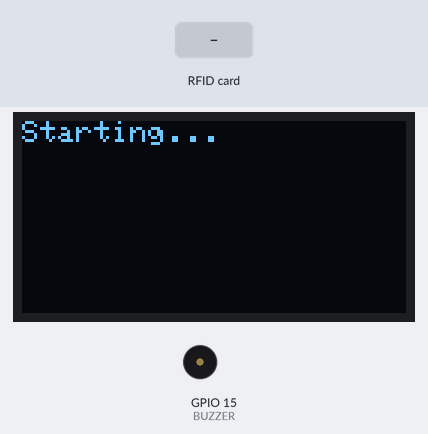
A sketch run on a simulated ESP32. Parts: 128×64 one-colour display, buzzer (waves = sounding). Inputs (shaded band) come from the test bench. WiFi joins after 1.5 s; servers stay silent unless stated; what the sketch prints to the serial monitor is not drawn.

Above: at 0.06 s.
At 2.8 s:
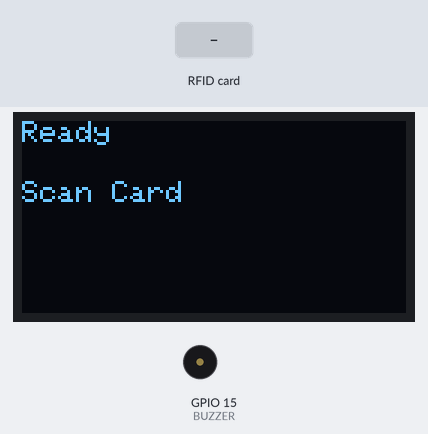
2.9 s: RFID card 01 00 01 01 held to the reader
At 3.7 s:
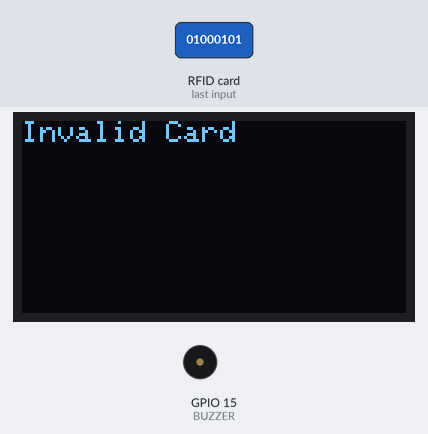
Timing chart, 0 to 5.9 s (numbered marks = the images above; inputs shaded):
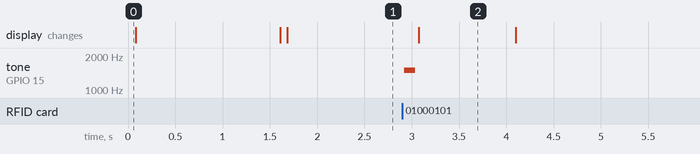

Measured:
- after the input at 2.9 s, tone on GPIO 15 (BUZZER): silent → 1500 Hz at once, → silent 0.12 s later; the display: changes after 0.17 s (image 2)
- what the display in image 2 shows lasts 1.0 s, from 3.1 s to 4.1 s

The sketch:

rfid_attendance_read_oled.ino
```cpp
#include <SPI.h>
#include <MFRC522.h>
#include <WiFi.h>
#include <HTTPClient.h>
#include <WiFiClientSecure.h>
#include <Wire.h>
#include <Adafruit_GFX.h>
#include <Adafruit_SSD1306.h>

#define RST_PIN 22
#define SS_PIN  21
#define BUZZER  15

#define SCREEN_WIDTH 128
#define SCREEN_HEIGHT 64

#define WIFI_SSID "Raj_Wifi"
#define WIFI_PASSWORD "01000101"

const String sheet_url = "https://script.google.com/macros/s/AKfycbxyZCZKqqHAAU3-BMeN2FZfcRT1Ar4W-HZF1TjIDv_kKaEpLHArweSufOxNCz2HI5qr8Q/exec";

MFRC522 mfrc522(SS_PIN, RST_PIN);
MFRC522::MIFARE_Key key;
MFRC522::StatusCode status;

byte bufferLen = 18;
byte readBlockData[18];

// OLED
Adafruit_SSD1306 display(128, 64, &Wire, -1);

void showText(String l1, String l2 = "", String l3 = "") {
  display.clearDisplay();
  display.setTextSize(1);
  display.setTextColor(WHITE);

  display.setCursor(0, 0);
  display.println(l1);

  display.setCursor(0, 20);
  display.println(l2);

  display.setCursor(0, 40);
  display.println(l3);

  display.display();
}

void setup() {
  Serial.begin(9600);

  // OLED init
  Wire.begin(4, 5);
  display.begin(SSD1306_SWITCHCAPVCC, 0x3C);
  showText("Starting...");
  Serial.println("OLED Initialized");

  // WiFi
  WiFi.begin(WIFI_SSID, WIFI_PASSWORD);
  Serial.print("Connecting");
  showText("Connecting WiFi...");

  while (WiFi.status() != WL_CONNECTED) {
    Serial.print(".");
    delay(300);
  }

  Serial.println("\nWiFi Connected");
  showText("WiFi Connected");

  ledcAttach(BUZZER, 1500, 8);
  ledcWrite(BUZZER, 0);

  SPI.begin();
  mfrc522.PCD_Init();

  showText("Ready", "Scan Card");
  Serial.println("RFID Ready. Scan Card...");
}

void loop() {

  if (!mfrc522.PICC_IsNewCardPresent()) return;
  if (!mfrc522.PICC_ReadCardSerial()) return;

  Serial.println("\nCard Detected");

  // beep
  ledcWrite(BUZZER, 128);
  delay(120);
  ledcWrite(BUZZER, 0);

  String name    = readBlock(1);
  String id      = readBlock(2);
  String section = readBlock(4);

  if (name == "" || id == "") {
  Serial.println("Invalid Data. Skipping HTTP.");
  showText("Invalid Card");
  delay(1000);

  mfrc522.PICC_HaltA();
  mfrc522.PCD_StopCrypto1();

  showText("Ready", "Scan Card");
  loop();
  return;
  }

  Serial.println("---- Student Data ----");
  Serial.println("Name: " + name);
  Serial.println("ID: " + id);
  Serial.println("Section: " + section);
  Serial.println("----------------------");

  showText("Reading...", name, id);

  name.replace(" ", "%20");
  id.replace(" ", "%20");
  section.replace(" ", "%20");

  String url = sheet_url +"?name=" + name +"&uid=" + id +"&section=" + section;

  Serial.println(url);

  if (WiFi.status() == WL_CONNECTED) {

    WiFiClientSecure client;
    client.setInsecure();

    HTTPClient https;
    https.setFollowRedirects(HTTPC_STRICT_FOLLOW_REDIRECTS);
    https.setTimeout(15000);

    if (https.begin(client, url)) {

      int httpCode = https.GET();

      if (httpCode > 0) {
        Serial.printf("HTTP Code: %d\n", httpCode);
        Serial.println(https.getString());

        if (httpCode == 200) {
          name.replace("%20"," ");
          showText("Success", name);

          // 3 beeps
          for (int i = 0; i < 3; i++) {
            ledcWrite(BUZZER, 128);
            delay(150);
            ledcWrite(BUZZER, 0);
            delay(150);
          }
        }

      } else {
        Serial.printf("HTTPS Error: %s\n", https.errorToString(httpCode).c_str());
        showText("HTTP Failed");
      }

      https.end();
    }
  }

  mfrc522.PICC_HaltA();
  mfrc522.PCD_StopCrypto1();

  delay(3000);
  showText("Ready", "Scan Card");
}

String readBlock(byte blockNum) {

  for (byte i = 0; i < 6; i++)
    key.keyByte[i] = 0xFF;

  status = mfrc522.PCD_Authenticate(
    MFRC522::PICC_CMD_MF_AUTH_KEY_A,
    blockNum, &key, &(mfrc522.uid)
  );

  if (status != MFRC522::STATUS_OK) {
    Serial.print("Auth Failed Block ");
    Serial.println(blockNum);
    return "";
  }

  status = mfrc522.MIFARE_Read(blockNum, readBlockData, &bufferLen);

  if (status != MFRC522::STATUS_OK) {
    Serial.print("Read Failed Block ");
    Serial.println(blockNum);
    return "";
  }

  String data = String((char*)readBlockData);
  data.trim();
  return data;
}
```
